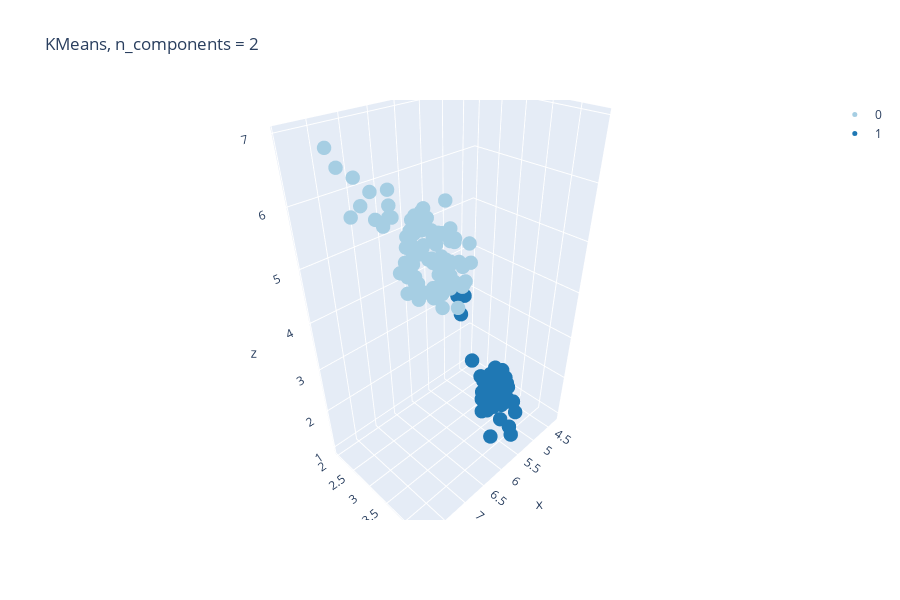

The cell this chart's notebook holds for it:
### Markdown cell above
Organizes the data into non-hierarchical clusters, in contrast to hierarchical clustering defined below. k-means is the most widely-used centroid-based clustering algorithm. Centroid-based algorithms are efficient but sensitive to initial conditions and outliers. This course focuses on k-means because it is an efficient, effective, and simple clustering algorithm.

Credit for: https://developers.google.com/machine-learning/clustering/clustering-algorithms

### Code cell
from sklearn.cluster import KMeans, MiniBatchKMeans # what is the difference between these two?

X = iris.data
y = iris.target

km = KMeans(2)
km.fit(X)

plot_3d(X, km.labels_, 'KMeans, n_components = 2')
iris_cluster = cluster_scoreing_pivot(X, y, km.labels_, iris_cluster, 'KMeans, 2')

### Figure 1 — Plotly figure (JSON) as saved in the notebook; plotly's stock layout.template omitted (floating-point values rounded to 4 significant figures)
{"data": [{"marker": {"color": "rgb(166,206,227)", "size": 5}, "mode": "markers", "name": "0", "type": "scatter3d", "x": [7, 6.4, 6.9, 5.5, 6.5, 5.7, 6.3, 6.6, 5.2, 5, 5.9, 6, 6.1, 5.6, 6.7, 5.6, 5.8, 6.2, 5.6, 5.9, 6.1, 6.3, 6.1, 6.4, 6.6, 6.8, 6.7, 6, 5.7, 5.5, 5.5, 5.8, 6, 5.4, 6, 6.7, 6.3, 5.6, 5.5, 5.5, 6.1, 5.8, 5.6, 5.7, 5.7, 6.2, 5.7, 6.3, 5.8, 7.1, 6.3, 6.5, 7.6, 4.9, 7.3, 6.7, 7.2, 6.5, 6.4, 6.8, 5.7, 5.8, 6.4, 6.5, 7.7, 7.7, 6, 6.9, 5.6, 7.7, 6.3, 6.7, 7.2, 6.2, 6.1, 6.4, 7.2, 7.4, 7.9, 6.4, 6.3, 6.1, 7.7, 6.3, 6.4, 6, 6.9, 6.7, 6.9, 5.8, 6.8, 6.7, 6.7, 6.3, 6.5, 6.2, 5.9], "y": [3.2, 3.2, 3.1, 2.3, 2.8, 2.8, 3.3, 2.9, 2.7, 2, 3, 2.2, 2.9, 2.9, 3.1, 3, 2.7, 2.2, 2.5, 3.2, 2.8, 2.5, 2.8, 2.9, 3, 2.8, 3, 2.9, 2.6, 2.4, 2.4, 2.7, 2.7, 3, 3.4, 3.1, 2.3, 3, 2.5, 2.6, 3, 2.6, 2.7, 3, 2.9, 2.9, 2.8, 3.3, 2.7, 3, 2.9, 3, 3, 2.5, 2.9, 2.5, 3.6, 3.2, 2.7, 3, 2.5, 2.8, 3.2, 3, 3.8, 2.6, 2.2, 3.2, 2.8, 2.8, 2.7, 3.3, 3.2, 2.8, 3, 2.8, 3, 2.8, 3.8, 2.8, 2.8, 2.6, 3, 3.4, 3.1, 3, 3.1, 3.1, 3.1, 2.7, 3.2, 3.3, 3, 2.5, 3, 3.4, 3], "z": [4.7, 4.5, 4.9, 4, 4.6, 4.5, 4.7, 4.6, 3.9, 3.5, 4.2, 4, 4.7, 3.6, 4.4, 4.5, 4.1, 4.5, 3.9, 4.8, 4, 4.9, 4.7, 4.3, 4.4, 4.8, 5, 4.5, 3.5, 3.8, 3.7, 3.9, 5.1, 4.5, 4.5, 4.7, 4.4, 4.1, 4, 4.4, 4.6, 4, 4.2, 4.2, 4.2, 4.3, 4.1, 6, 5.1, 5.9, 5.6, 5.8, 6.6, 4.5, 6.3, 5.8, 6.1, 5.1, 5.3, 5.5, 5, 5.1, 5.3, 5.5, 6.7, 6.9, 5, 5.7, 4.9, 6.7, 4.9, 5.7, 6, 4.8, 4.9, 5.6, 5.8, 6.1, 6.4, 5.6, 5.1, 5.6, 6.1, 5.6, 5.5, 4.8, 5.4, 5.6, 5.1, 5.1, 5.9, 5.7, 5.2, 5, 5.2, 5.4, 5.1]}, {"marker": {"color": "rgb(31,120,180)", "size": 5}, "mode": "markers", "name": "1", "type": "scatter3d", "x": [5.1, 4.9, 4.7, 4.6, 5, 5.4, 4.6, 5, 4.4, 4.9, 5.4, 4.8, 4.8, 4.3, 5.8, 5.7, 5.4, 5.1, 5.7, 5.1, 5.4, 5.1, 4.6, 5.1, 4.8, 5, 5, 5.2, 5.2, 4.7, 4.8, 5.4, 5.2, 5.5, 4.9, 5, 5.5, 4.9, 4.4, 5.1, 5, 4.5, 4.4, 5, 5.1, 4.8, 5.1, 4.6, 5.3, 5, 4.9, 5, 5.1], "y": [3.5, 3, 3.2, 3.1, 3.6, 3.9, 3.4, 3.4, 2.9, 3.1, 3.7, 3.4, 3, 3, 4, 4.4, 3.9, 3.5, 3.8, 3.8, 3.4, 3.7, 3.6, 3.3, 3.4, 3, 3.4, 3.5, 3.4, 3.2, 3.1, 3.4, 4.1, 4.2, 3.1, 3.2, 3.5, 3.6, 3, 3.4, 3.5, 2.3, 3.2, 3.5, 3.8, 3, 3.8, 3.2, 3.7, 3.3, 2.4, 2.3, 2.5], "z": [1.4, 1.4, 1.3, 1.5, 1.4, 1.7, 1.4, 1.5, 1.4, 1.5, 1.5, 1.6, 1.4, 1.1, 1.2, 1.5, 1.3, 1.4, 1.7, 1.5, 1.7, 1.5, 1, 1.7, 1.9, 1.6, 1.6, 1.5, 1.4, 1.6, 1.6, 1.5, 1.5, 1.4, 1.5, 1.2, 1.3, 1.4, 1.3, 1.5, 1.3, 1.3, 1.3, 1.6, 1.9, 1.4, 1.6, 1.4, 1.5, 1.4, 3.3, 3.3, 3]}, {"marker": {"color": "rgb(178,223,138)", "size": 5}, "mode": "markers", "name": "2", "type": "scatter3d", "x": [], "y": [], "z": []}, {"marker": {"color": "rgb(51,160,44)", "size": 5}, "mode": "markers", "name": "3", "type": "scatter3d", "x": [], "y": [], "z": []}, {"marker": {"color": "rgb(251,154,153)", "size": 5}, "mode": "markers", "name": "4", "type": "scatter3d", "x": [], "y": [], "z": []}, {"marker": {"color": "rgb(227,26,28)", "size": 5}, "mode": "markers", "name": "5", "type": "scatter3d", "x": [], "y": [], "z": []}, {"marker": {"color": "rgb(253,191,111)", "size": 5}, "mode": "markers", "name": "6", "type": "scatter3d", "x": [], "y": [], "z": []}, {"marker": {"color": "rgb(255,127,0)", "size": 5}, "mode": "markers", "name": "7", "type": "scatter3d", "x": [], "y": [], "z": []}, {"marker": {"color": "rgb(202,178,214)", "size": 5}, "mode": "markers", "name": "8", "type": "scatter3d", "x": [], "y": [], "z": []}, {"marker": {"color": "rgb(106,61,154)", "size": 5}, "mode": "markers", "name": "9", "type": "scatter3d", "x": [], "y": [], "z": []}], "layout": {"height": 600, "title": {"text": "KMeans, n_components = 2"}, "width": 900}}
